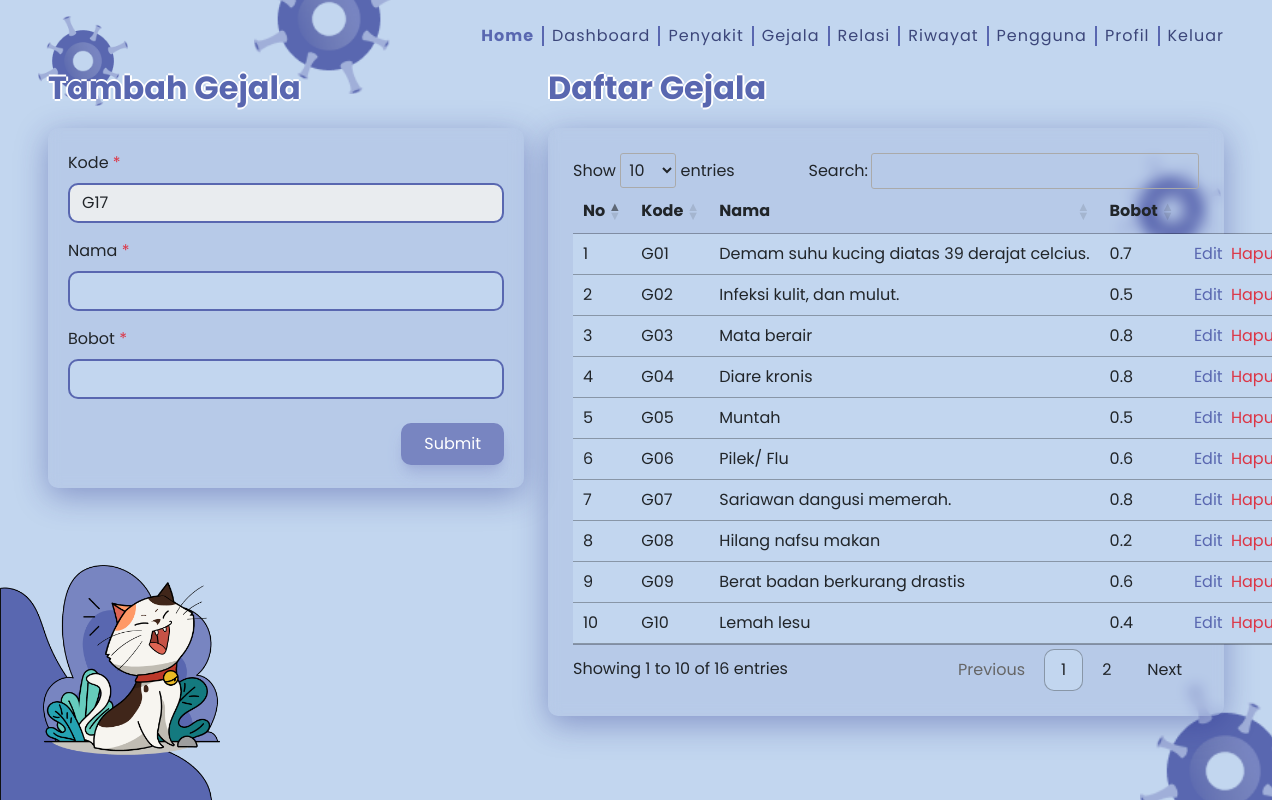
Page /gejala/index.php (signed in) on the committed database.
### tables this page shows
CREATE TABLE `gejala` (
  `kode_gejala` varchar(3) NOT NULL,
  `nama_gejala` varchar(255) NOT NULL,
  `bobot_gejala` float NOT NULL
);

### modules/encrypt.php (called while the page is built, shortened)
<?php
function safe_b64encode($string='') {
  $data = base64_encode($string);
  $data = str_replace(['+','/','='],['-','_',''],$data);
  return $data;
}
function encrypt($value) {
  $iv_size = openssl_cipher_iv_length('aes-256-cbc');
  $iv = openssl_random_pseudo_bytes($iv_size);
  $crypttext = openssl_encrypt($value, 'aes-256-cbc', 'your security cipherSeed', OPENSSL_RAW_DATA, $iv);
  return safe_b64encode($iv.$crypttext);
}

### gejala/index.php (the view, shortened to what this page needs)
<?php
include('../partials/header.php');
include('../modules/koneksi.php');
require('../modules/encrypt.php');
$stmD = $koneksi->query('SELECT * FROM gejala');
$data = $stmD->fetchAll(PDO::FETCH_OBJ);
$gNum = $stmD->rowCount();
if ($gNum > 0) {
  $tambahId = $gNum + 1;
  if (strlen($tambahId) == 1){
    $idG = 'G0' .$tambahId;
  } else if (strlen($tambahId) == 2){
    $idG = 'G'.$tambahId;
  }
} else {
  $idG = 'G01';
}
?>
  <main>
    <?php include('../partials/navbar.php') ?>
    <div class="container-fluid col-xxl-8 hero px-5 py-4 g-4" style="position: relative;">
      <div class="row flex-lg-row-reverse align-items-start mt-5">
        <div class="col-lg-7 mb-5">
          <h2 class="text_primary fw-bold lh-1 mb-4" style="text-shadow: -2px 0 #fff, 0 2px #fff, 2px 0 #fff, 0 -2px #fff;">Daftar Gejala</h2>
          <table id="gejala" class="table nowrap" style="width: 100%;">
            <thead>
              <tr>
                <th scope="col">No</th>
                <th scope="col">Kode</th>
                <th scope="col">Nama</th>
                <th scope="col">Bobot</th>
                <th scope="col"></th>
              </tr>
            </thead>
            <tbody>
              <?php foreach($data as $key => $d): ?>
                <tr>
                  <td scope="row"><?= $key+1 ?></td>
                  <td><?= $d->kode_gejala ?></td>
                  <td><?= $d->nama_gejala ?></td>
                  <td><?= $d->bobot_gejala ?></td>
                  <td>
                    <a href="edit.php?r=<?= encrypt($d->kode_gejala)?>" class="a_primary me-1">Edit</a>
                    <a href="hapus.php?r=<?= encrypt($d->kode_gejala)?>" class="text-danger">Hapus</a>
                  </td>
                </tr>
              <?php endforeach; ?>
            </tbody>
          </table>
        </div>
        <div class="col-lg-5">
          <h2 class="text_primary fw-bold lh-1" style="text-shadow: -2px 0 #fff, 0 2px #fff, 2px 0 #fff, 0 -2px #fff;">Tambah Gejala</h2>
          <form method="POST" class="form_glass mt-4">
            <div class="mb-3 mt-3">
              <label for="kode" class="form-label">Kode <span class="text-danger text-sm">*</span></label>
              <input type="text" name="kode" class="form-control log" id="kode" readonly disabled value="<?= $idG ?>">
            </div>
            <div class="mb-3">
              <label for="nama" class="form-label">Nama <span class="text-danger text-sm">*</span></label>
              <input type="text" name="nama" class="form-control log" id="nama">
            </div>
            <div class="mb-3">
              <label for="bobot" class="form-label">Bobot <span class="text-danger text-sm">*</span></label>
              <input type="number" class="form-control log" id="bobot" name="bobot" step="0.01">
            </div>
            <div class="btn_submit_left">
              <button type="submit" name="submit" class="ms-auto btn btn_primary transition duration-700 shadow-primary btn-md mt-2 mb-3">Submit</button>
            </div>
          </form>
        </div>
      </div>
    </div>
    <?php include('../partials/virus2.php') ?>
  </main>
<?php include('../partials/script.php') ?>

### partials/header.php (shortened to what this page needs)
<!doctype html>
<html lang="en">
  <head>
    <link href="https://cdn.jsdelivr.net/npm/bootstrap@5.1.3/dist/css/bootstrap.min.css" rel="stylesheet">
    <link href="http://<?= $_SERVER['HTTP_HOST']?>/<?= explode('/', $_SERVER['REQUEST_URI'])[1]?>/style.css" rel="stylesheet">
    <link rel="stylesheet" type="text/css" href="https://cdn.datatables.net/1.11.5/css/jquery.dataTables.css">
    <link rel="stylesheet" type="text/css" href="https://cdn.datatables.net/responsive/2.2.9/css/responsive.dataTables.min.css">
  </head>
  <body>

### partials/navbar.php (shortened to what this page needs)
<?php
$path = explode('/', $_SERVER['SCRIPT_NAME'])[2];
?>
<div class="fixed-top navbar_simple mt-4">
  <div class="float-end d-none d-md-inline-flex mx-5 menu1">
    <a href="/<?= explode('/', $_SERVER['REQUEST_URI'])[1]?>/index.php" class="me-2 <?php echo ($path == 'index.php' ? 'active' : '') ?>">Home</a>
    <div class="divide"></div>
    <a href="/<?= explode('/', $_SERVER['REQUEST_URI'])[1]?>/dashboard.php" class="me-2 ms-2 <?php echo ($path == 'dashboard.php' ? 'active' : '') ?>">Dashboard</a>
    <div class="divide"></div>
    <?php if($_SESSION['role'] == 'admin') { ?>
      <a href="/<?= explode('/', $_SERVER['REQUEST_URI'])[1]?>/penyakit/index.php" class="ms-2 me-2 <?php echo ($path == 'penyakit' ? 'active' : '') ?>">Penyakit</a>
      <div class="divide"></div>
      <a href="/<?= explode('/', $_SERVER['REQUEST_URI'])[1]?>/gejala/index.php" class="ms-2 me-2 <?php echo ($path == 'gejala' ? 'active' : '') ?>">Gejala</a>
      <div class="divide"></div>
      <a href="/<?= explode('/', $_SERVER['REQUEST_URI'])[1]?>/relasi/index.php" class="ms-2 me-2 <?php echo ($path == 'relasi' ? 'active' : '') ?>">Relasi</a>
      <div class="divide"></div>
      <a href="/<?= explode('/', $_SERVER['REQUEST_URI'])[1]?>/riwayat.php" class="ms-2 me-2 <?php echo ($path == 'riwayat.php' ? 'active' : '') ?>">Riwayat</a>
      <div class="divide"></div>
      <a href="/<?= explode('/', $_SERVER['REQUEST_URI'])[1]?>/user/index.php" class="ms-2 me-2 <?php echo ($path == 'user' ? 'active' : '') ?>">Pengguna</a>
    <?php } ?>
    <div class="divide"></div>
    <a href="/<?= explode('/', $_SERVER['REQUEST_URI'])[1]?>/profil.php" class="ms-2 me-2">Profil</a>
    <div class="divide"></div>
    <a href="/<?= explode('/', $_SERVER['REQUEST_URI'])[1]?>/keluar.php" class="ms-2">Keluar</a>
  </div>
</div>

### partials/virus2.php
<div class="virus2">
  <div class="virus-1">
    <img src="/<?= explode('/', $_SERVER['REQUEST_URI'])[1]?>/images/virus.png" class="w-100">
  </div>
  <div class="virus-2">
    <img src="/<?= explode('/', $_SERVER['REQUEST_URI'])[1]?>/images/virus.png" class="w-100">
  </div>
  <div class="virus-7">
    <img src="/<?= explode('/', $_SERVER['REQUEST_URI'])[1]?>/images/virus.png" class="w-100">
  </div>
  <div class="virus-8">
    <img src="/<?= explode('/', $_SERVER['REQUEST_URI'])[1]?>/images/virus.png" class="w-100">
  </div>
  <div class="cat">
    <img src="/<?= explode('/', $_SERVER['REQUEST_URI'])[1]?>/images/hero-2.png" class="w-100">
  </div>
</div>

### partials/script.php (shortened to what this page needs)
  </body>
</html>

### style.css (style rules this page uses)
:root { --primary: #5967B0; --primary2: #7885C1; --primary3: #A0AFD9; --primary4: #C2D6EF; }
main { font-family: 'Poppins', 'Segoe UI', Tahoma, Geneva, Verdana, sans-serif; min-height: 100vh; margin: 0; padding: 0; background-color: var(--primary4); position: relative; }
.divide { border-right: 2px solid var(--primary); height: 20px; margin-top: auto; margin-bottom: auto; }
.navbar_simple a { text-decoration: none; color: #3C467A; letter-spacing: 1px; }
.navbar_simple .menu1 .active { color: var(--primary); font-weight: bold; }
.hero { z-index: 1; }
.log { border: 2px solid var(--primary) !important; border-radius: 10px; background-color: var(--primary4); }
table.dataTable tbody tr { background-color: var(--primary4) !important; }
.transition { transition-property: color,background-color,border-color,fill,stroke,opacity,box-shadow,transform,filter,-webkit-text-decoration-color,-webkit-backdrop-filter; transition-property: color,background-color,border-color,text-decoration-color,fill,stroke,opacity,box-shadow,transform,filter,backdrop-filter; transition-property: color,background-color,border-color,text-decoration-color,fill,stroke,opacity,box-shadow,transform,filter,backdrop-filter,-webkit-text-decoration-color,-webkit-backdrop-filter; transition-timing-function: cubic-bezier(.4,0,.2,1); transition-duration: .15s; }
.duration-700 { transition-duration: .7s; }
.text_primary { color: var(--primary); }
.a_primary { color: var(--primary); text-decoration: none; }
a { text-decoration: none !important; }
.shadow-primary { box-shadow: 0 0 #0000, 0 0 #0000, 0 10px 15px -3px var(--primary3), 0 4px 6px -4px var(--primary3); }
.btn_primary { background-color: var(--primary2); color: #fff; padding: 8px 22px !important; border-radius: 10px; }
.virus2 { position: absolute; overflow: hidden; min-width: 100%; min-height: 100%; top: 0; }
.virus-1 { position: absolute; top: 2%; left: 3%; width: 90px; }
.virus-2 { position: absolute; top: -7%; left: 20%; width: 150px; }
.virus-7 { position: absolute; bottom: -7%; right: -3%; width: 170px; }
.virus-8 { position: absolute; top: 20%; right: 4%; width: 100px; }
.cat { position: absolute; bottom: 0; left: 0; width: 220px; }
.btn_submit_left { display: flex; justify-items: end; align-items: flex-end; }
@media (min-width: 992px) { .hero { z-index: 10; } }
@media (min-width: 992px) { .form_glass { background: rgba( 89, 103, 176, 0.1 ); box-shadow: 0 8px 32px 0 rgba( 31, 38, 135, 0.37 ); backdrop-filter: blur( 7px ); -webkit-backdrop-filter: blur( 7px ); border-radius: 10px; padding: 7px 20px; } }

### rows in the picture
gejala: kode_gejala "G01", nama_gejala "Demam suhu kucing diatas 39 derajat celcius.", bobot_gejala "0.7"
gejala: kode_gejala "G02", nama_gejala "Infeksi kulit, dan mulut.", bobot_gejala "0.5"
gejala: kode_gejala "G03", nama_gejala "Mata berair", bobot_gejala "0.8"
gejala: kode_gejala "G04", nama_gejala "Diare kronis", bobot_gejala "0.8"
gejala: kode_gejala "G05", nama_gejala "Muntah", bobot_gejala "0.5"
gejala: kode_gejala "G06", nama_gejala "Pilek/ Flu", bobot_gejala "0.6"
gejala: kode_gejala "G07", nama_gejala "Sariawan dangusi memerah.", bobot_gejala "0.8"
gejala: kode_gejala "G08", nama_gejala "Hilang nafsu makan", bobot_gejala "0.2"
gejala: kode_gejala "G09", nama_gejala "Berat badan berkurang drastis", bobot_gejala "0.6"
gejala: kode_gejala "G10", nama_gejala "Lemah lesu", bobot_gejala "0.4"
